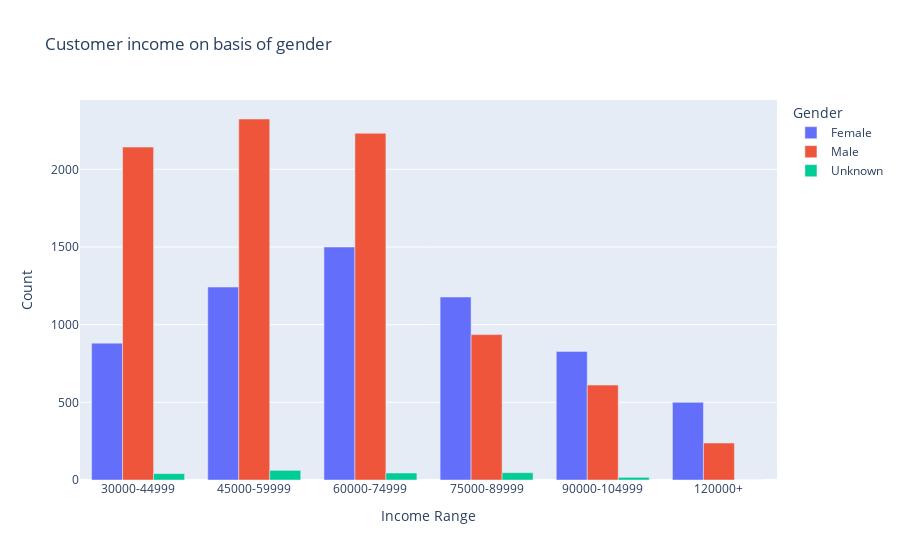

Notebook cell for this chart:
### Code cell
#get count on basis of age_range and sex;
group = result.groupby(['income_range', 'sex'])
  
# size of group to count observations
group = group.size()
  
# make a column name 
grp_income=group.reset_index(name='count')
grp_income

fig = px.bar(grp_income, x="income_range", y="count",
             color='sex', barmode='group',title='Customer Income on basis of gender',
             labels={'sex':'Gender','count':'Count ',"income_range":"Income Range"})
fig.show()
fig.write_html("barIncomeAGe.html")

### Figure 1 — Plotly figure (JSON) as saved in the notebook; plotly's stock layout.template omitted (floating-point values rounded to 4 significant figures)
{"data": [{"alignmentgroup": "True", "hovertemplate": "Gender=Female<br>Income Range=%{x}<br>Count=%{y}<extra></extra>", "legendgroup": "Female", "marker": {"color": "#636efa", "pattern": {"shape": ""}}, "name": "Female", "offsetgroup": "Female", "orientation": "v", "showlegend": true, "textposition": "auto", "type": "bar", "x": ["30000-44999", "45000-59999", "60000-74999", "75000-89999", "90000-104999", "120000+"], "xaxis": "x", "y": [881, 1242, 1500, 1178, 828, 500], "yaxis": "y"}, {"alignmentgroup": "True", "hovertemplate": "Gender=Male<br>Income Range=%{x}<br>Count=%{y}<extra></extra>", "legendgroup": "Male", "marker": {"color": "#EF553B", "pattern": {"shape": ""}}, "name": "Male", "offsetgroup": "Male", "orientation": "v", "showlegend": true, "textposition": "auto", "type": "bar", "x": ["30000-44999", "45000-59999", "60000-74999", "75000-89999", "90000-104999", "120000+"], "xaxis": "x", "y": [2143, 2324, 2232, 936, 611, 238], "yaxis": "y"}, {"alignmentgroup": "True", "hovertemplate": "Gender=Unknown<br>Income Range=%{x}<br>Count=%{y}<extra></extra>", "legendgroup": "Unknown", "marker": {"color": "#00cc96", "pattern": {"shape": ""}}, "name": "Unknown", "offsetgroup": "Unknown", "orientation": "v", "showlegend": true, "textposition": "auto", "type": "bar", "x": ["30000-44999", "45000-59999", "60000-74999", "75000-89999", "90000-104999", "120000+"], "xaxis": "x", "y": [41, 62, 45, 47, 17, 0], "yaxis": "y"}], "layout": {"autosize": true, "barmode": "group", "legend": {"title": {"text": "Gender"}, "tracegroupgap": 0}, "title": {"text": "Customer income on basis of gender"}, "xaxis": {"anchor": "y", "autorange": true, "domain": [0, 1], "range": [-0.5, 5.5], "title": {"text": "Income Range"}, "type": "category"}, "yaxis": {"anchor": "x", "autorange": true, "domain": [0, 1], "range": [0, 2446.0], "title": {"text": "Count"}, "type": "linear"}}}
